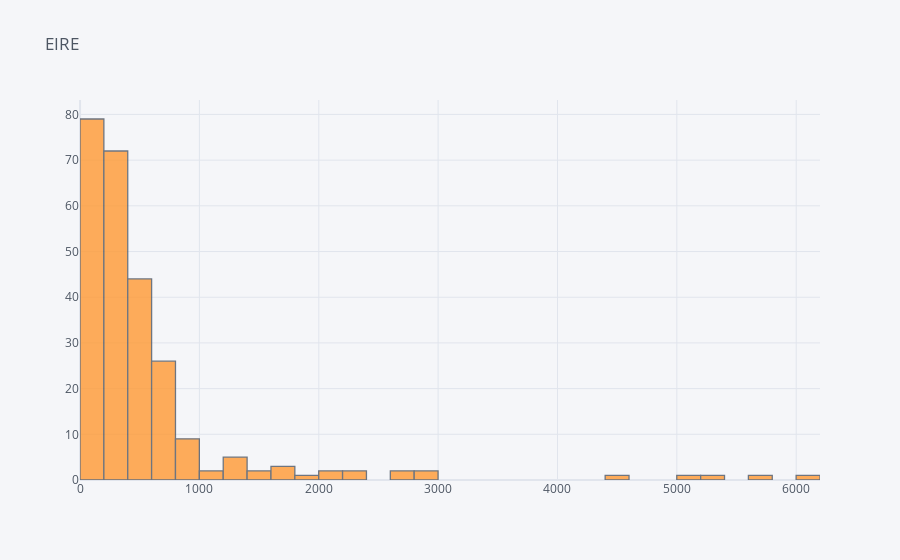
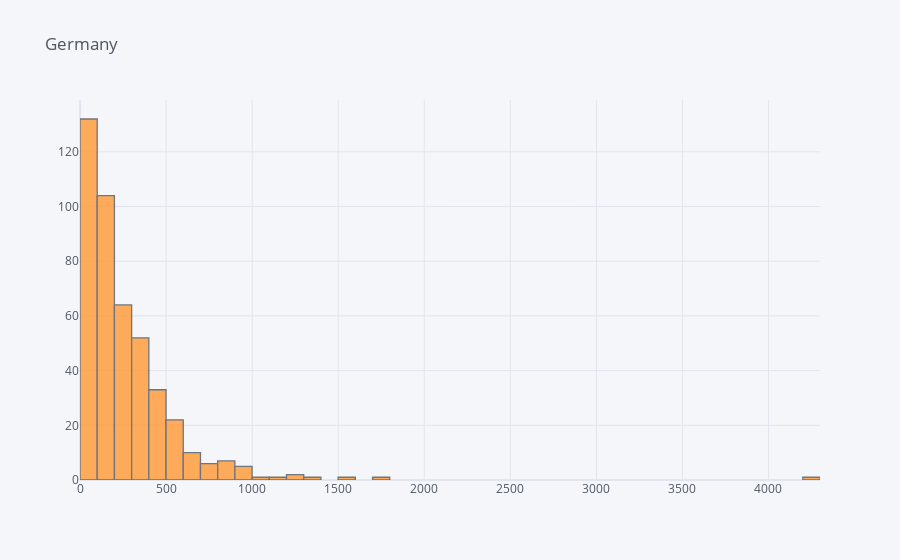
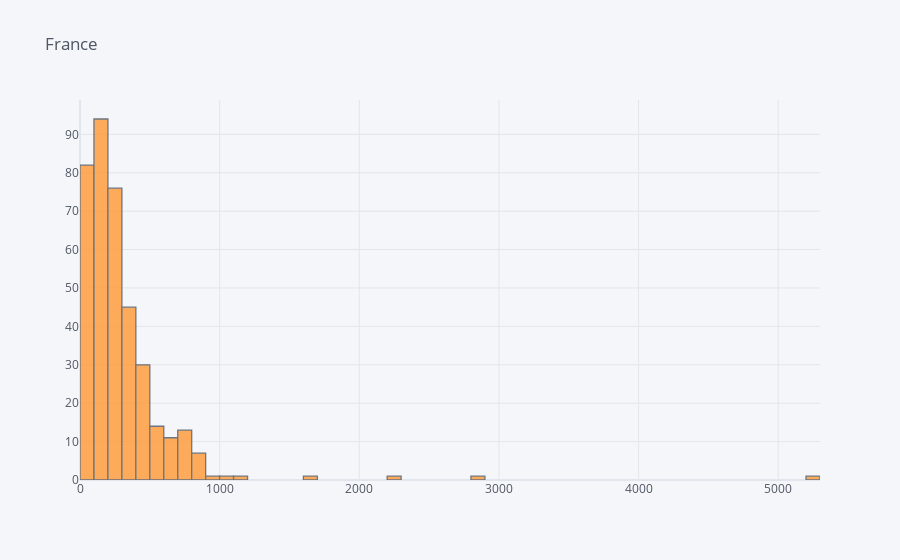
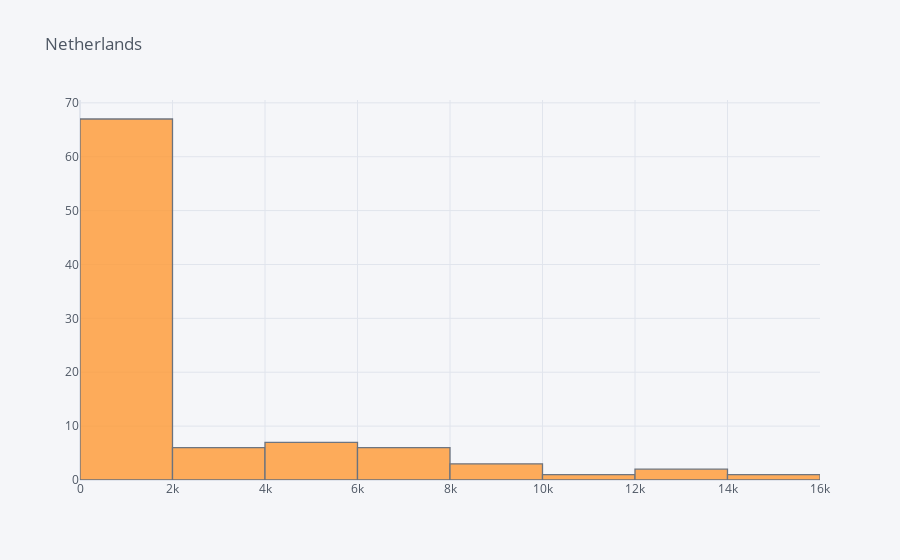

The notebook cell saved with these charts, in order:
### Markdown cell above
## 4. Create a set of interactive histograms showing the distributions of quantity per invoice for the following countries: EIRE, Germany, France, and Netherlands.

### Code cell
# Create a list with the countries

countries = ['EIRE', 'Germany', 'France', 'Netherlands']

# For loop per country to create a histogram with quantities per invoice distribution
for country in countries:
    data[data['Country'] ==country].groupby(['InvoiceNo'])['Quantity'].sum().iplot(kind ='hist', title =str(country))

### Figure 1 — Plotly figure (JSON) as saved in the notebook; plotly's stock layout.template omitted (floating-point values rounded to 4 significant figures; data arrays with more than 128 entries replaced by an {"elided": "..."} marker saying what was removed)
{"data": [{"histfunc": "count", "histnorm": "", "marker": {"color": "rgba(255, 153, 51, 1.0)", "line": {"color": "#4D5663", "width": 1.3}}, "name": "Quantity", "opacity": 0.8, "orientation": "v", "type": "histogram", "x": {"elided": "256 int values"}}], "layout": {"barmode": "overlay", "legend": {"bgcolor": "#F5F6F9", "font": {"color": "#4D5663"}}, "paper_bgcolor": "#F5F6F9", "plot_bgcolor": "#F5F6F9", "title": {"font": {"color": "#4D5663"}, "text": "EIRE"}, "xaxis": {"gridcolor": "#E1E5ED", "showgrid": true, "tickfont": {"color": "#4D5663"}, "title": {"font": {"color": "#4D5663"}, "text": ""}, "zerolinecolor": "#E1E5ED"}, "yaxis": {"gridcolor": "#E1E5ED", "showgrid": true, "tickfont": {"color": "#4D5663"}, "title": {"font": {"color": "#4D5663"}, "text": ""}, "zerolinecolor": "#E1E5ED"}}}

### Figure 2 — Plotly figure (JSON) as saved in the notebook; plotly's stock layout.template omitted (floating-point values rounded to 4 significant figures; data arrays with more than 128 entries replaced by an {"elided": "..."} marker saying what was removed)
{"data": [{"histfunc": "count", "histnorm": "", "marker": {"color": "rgba(255, 153, 51, 1.0)", "line": {"color": "#4D5663", "width": 1.3}}, "name": "Quantity", "opacity": 0.8, "orientation": "v", "type": "histogram", "x": {"elided": "443 int values"}}], "layout": {"barmode": "overlay", "legend": {"bgcolor": "#F5F6F9", "font": {"color": "#4D5663"}}, "paper_bgcolor": "#F5F6F9", "plot_bgcolor": "#F5F6F9", "title": {"font": {"color": "#4D5663"}, "text": "Germany"}, "xaxis": {"gridcolor": "#E1E5ED", "showgrid": true, "tickfont": {"color": "#4D5663"}, "title": {"font": {"color": "#4D5663"}, "text": ""}, "zerolinecolor": "#E1E5ED"}, "yaxis": {"gridcolor": "#E1E5ED", "showgrid": true, "tickfont": {"color": "#4D5663"}, "title": {"font": {"color": "#4D5663"}, "text": ""}, "zerolinecolor": "#E1E5ED"}}}

### Figure 3 — Plotly figure (JSON) as saved in the notebook; plotly's stock layout.template omitted (floating-point values rounded to 4 significant figures; data arrays with more than 128 entries replaced by an {"elided": "..."} marker saying what was removed)
{"data": [{"histfunc": "count", "histnorm": "", "marker": {"color": "rgba(255, 153, 51, 1.0)", "line": {"color": "#4D5663", "width": 1.3}}, "name": "Quantity", "opacity": 0.8, "orientation": "v", "type": "histogram", "x": {"elided": "379 int values"}}], "layout": {"barmode": "overlay", "legend": {"bgcolor": "#F5F6F9", "font": {"color": "#4D5663"}}, "paper_bgcolor": "#F5F6F9", "plot_bgcolor": "#F5F6F9", "title": {"font": {"color": "#4D5663"}, "text": "France"}, "xaxis": {"gridcolor": "#E1E5ED", "showgrid": true, "tickfont": {"color": "#4D5663"}, "title": {"font": {"color": "#4D5663"}, "text": ""}, "zerolinecolor": "#E1E5ED"}, "yaxis": {"gridcolor": "#E1E5ED", "showgrid": true, "tickfont": {"color": "#4D5663"}, "title": {"font": {"color": "#4D5663"}, "text": ""}, "zerolinecolor": "#E1E5ED"}}}

### Figure 4 — Plotly figure (JSON) as saved in the notebook; plotly's stock layout.template omitted (floating-point values rounded to 4 significant figures)
{"data": [{"histfunc": "count", "histnorm": "", "marker": {"color": "rgba(255, 153, 51, 1.0)", "line": {"color": "#4D5663", "width": 1.3}}, "name": "Quantity", "opacity": 0.8, "orientation": "v", "type": "histogram", "x": [96, 45, 6668, 8210, 6072, 288, 5730, 116, 111, 1116, 8174, 4034, 2940, 275, 151, 169, 722, 103, 1070, 11116, 1208, 636, 700, 426, 200, 72, 924, 12266, 72, 408, 126, 960, 4664, 64, 164, 1038, 1836, 328, 312, 84, 4718, 61, 350, 8998, 424, 1588, 9, 7807, 375, 14730, 992, 288, 4628, 480, 1012, 1, 144, 4951, 6932, 3717, 545, 3, 332, 15, 211, 269, 13392, 3020, 1728, 1780, 660, 29, 3069, 2400, 300, 2454, 216, 62, 6712, 1040, 32, 146, 32, 152, 372, 136, 5760, 200, 1284, 50, 7366, 452, 140]}], "layout": {"barmode": "overlay", "legend": {"bgcolor": "#F5F6F9", "font": {"color": "#4D5663"}}, "paper_bgcolor": "#F5F6F9", "plot_bgcolor": "#F5F6F9", "title": {"font": {"color": "#4D5663"}, "text": "Netherlands"}, "xaxis": {"gridcolor": "#E1E5ED", "showgrid": true, "tickfont": {"color": "#4D5663"}, "title": {"font": {"color": "#4D5663"}, "text": ""}, "zerolinecolor": "#E1E5ED"}, "yaxis": {"gridcolor": "#E1E5ED", "showgrid": true, "tickfont": {"color": "#4D5663"}, "title": {"font": {"color": "#4D5663"}, "text": ""}, "zerolinecolor": "#E1E5ED"}}}
